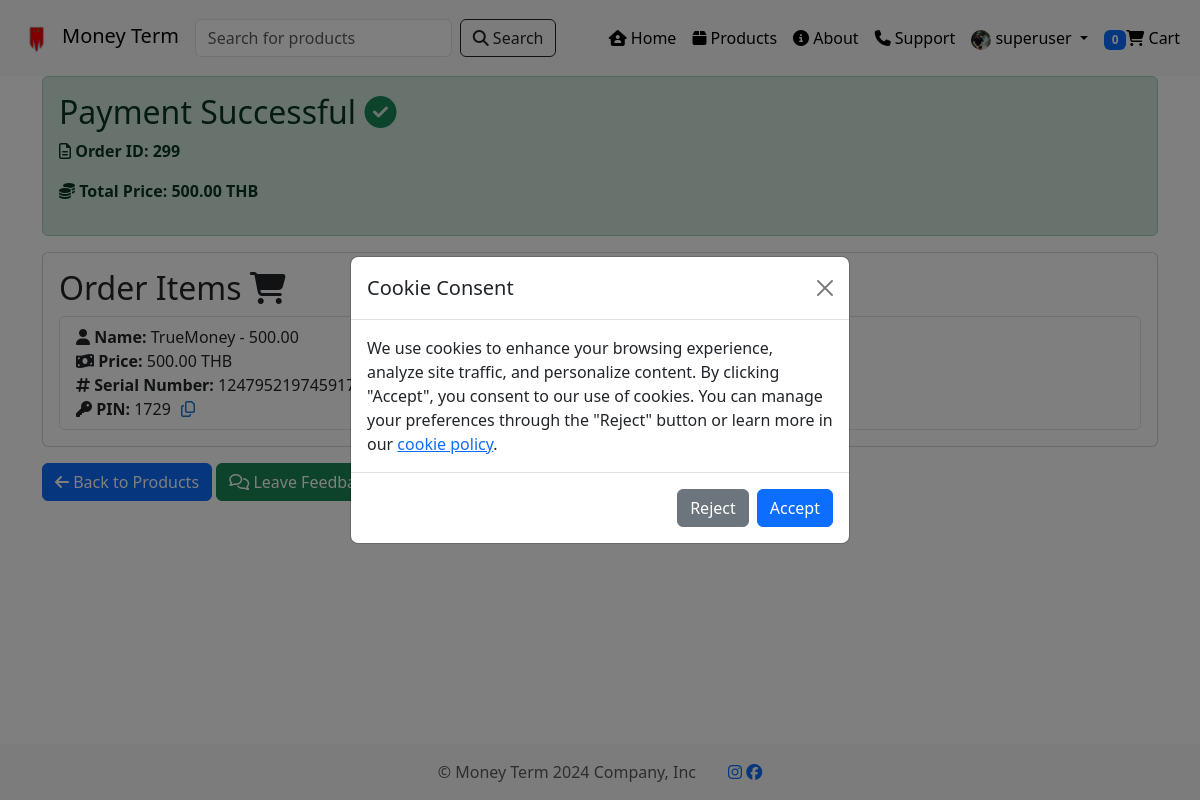
The page /success/ (signed in) on the database its author committed.
### user_app/models.py (models this page shows, shortened)
class Profile(models.Model):
    user = models.OneToOneField(User, on_delete=models.CASCADE, verbose_name='User')
    bio = models.TextField(blank=True, verbose_name='Bio')
    profile_image = models.ImageField(upload_to='profile_images/', blank=True, null=True, verbose_name='Profile Image')
    phone_number = models.CharField(max_length=15, blank=True, null=True, verbose_name='Phone Number')
    date_of_birth = models.DateField(blank=True, null=True, verbose_name='Date of Birth')
    enable_two_factor = models.BooleanField(default=False, verbose_name='Enable Two-factor Authentication')
    receive_notification = models.BooleanField(default=True, verbose_name='Receive Notifications')
    class Meta:
        verbose_name = 'Profile'
        verbose_name_plural = 'Profiles'

### orders_app/models.py (models this page shows, shortened)
class Order(models.Model):
    user = models.ForeignKey(User, on_delete=models.CASCADE, verbose_name="User")
    total_price = models.DecimalField(max_digits=10, decimal_places=2, verbose_name="Total Price")
    order_date = models.DateTimeField(auto_now_add=True, verbose_name="Order Date")
    status = models.CharField(max_length=100, default='Pending', verbose_name="Status")
    class Meta:
        verbose_name = "Order"
        verbose_name_plural = "Orders"

class OrderItem(models.Model):
    order = models.ForeignKey(Order, on_delete=models.CASCADE, verbose_name="Order")
    card = models.ForeignKey(CardPrice, on_delete=models.CASCADE, verbose_name="Related Card")
    amount = models.PositiveIntegerField(default=1, verbose_name="Quantity")
    price = models.DecimalField(max_digits=10, decimal_places=2, verbose_name="Price")
    serial_number = models.CharField(max_length=16, verbose_name="Serial Number", blank=True, null=True)
    pin = models.CharField(max_length=4, verbose_name="PIN", blank=True, null=True)
    class Meta:
        verbose_name = "Order Item"
        verbose_name_plural = "Order Items"

### product_app/models.py (models this page shows, shortened)
class CardPrice(models.Model):
    card_price = models.ForeignKey(CardType, on_delete=models.CASCADE, verbose_name="Card Type", related_name='card_prices')
    price = models.DecimalField(max_digits=7, decimal_places=2, validators=[MinValueValidator(0)], verbose_name="Card Price", default=0.0)
    quantity = models.PositiveIntegerField(default=0, verbose_name="Quantity of Cards")
    def __str__(self):
        return f"{self.card_price.card_name} - {self.price}"
    class Meta:
        verbose_name = "Card Price"
        verbose_name_plural = "Card Prices"

class CardType(models.Model):
    card_name = models.CharField(max_length=255, unique=True, verbose_name="Card Name")
    description = models.TextField(blank=True, null=True, verbose_name="Product Description")
    image = models.ImageField(upload_to="card_images", blank=True, verbose_name="Card Image")
    is_popular = models.BooleanField(default=False, verbose_name="Popular Product")
    class Meta:
        verbose_name = "Card Type"
        verbose_name_plural = "Card Types"

### payments/views.py (the view)
# urls.py: path('success/', SuccessView.as_view(), name='success'),
class SuccessView(TemplateView):
    template_name = 'success.html'
    def get_context_data(self, **kwargs):
        context = super().get_context_data(**kwargs)
        if self.request.user.is_authenticated:
            latest_order = Order.objects.filter(user=self.request.user).order_by('-id').first()
            if latest_order:
                context['latest_order'] = latest_order
                context['latest_order_items'] = OrderItem.objects.filter(order=latest_order)
        else:
            print("User is not authenticated on SuccessView")
            print("Session data:", self.request.session.items())
        return context

### cart_app/context_processors.py (called while the page is built)
def cart_quantity(request):
    total_quantity = 0
    if request.user.is_authenticated:
        try:
            cart = request.user.cart
            total_quantity = cart.items.aggregate(total_quantity=Sum('amount'))['total_quantity'] or 0
        except Cart.DoesNotExist:
            pass
    return {'total_quantity': total_quantity}

### payments/templates/success.html (shortened to what this page needs)
{% extends 'base.html' %}
{% load humanize %}
{% block content %}
<section class="section">
  <div class="container">
    <div class="alert alert-success" role="alert">
      <h2 class="alert-heading">Payment Successful <i class="fas fa-check-circle text-success"></i></h2>
      {% if latest_order %}
      <strong><p><i class="far fa-file-alt"></i> Order ID: {{ latest_order.id }}</p></strong>
      <strong><p><i class="fas fa-coins"></i> Total Price: {{ latest_order.total_price|intcomma }} THB</p></strong>
      {% endif %}
    </div>
    {% if latest_order_items %}
    <div class="card">
      <div class="card-body">
        <h2 class="card-title">Order Items <i class="fas fa-shopping-cart"></i></h2>
        <ul class="list-group">
          {% for item in latest_order_items %}
          <li class="list-group-item">
            <strong><i class="fas fa-user"></i> Name:</strong> {{ item.card }}<br>
            <strong><i class="fas fa-money-bill-wave"></i> Price:</strong> {{ item.price|intcomma }} THB<br>
            <strong><i class="fas fa-hashtag"></i> Serial Number:</strong> <span id="serial_number_{{ item.id }}">{{ item.serial_number }}</span>
            <button class="copy-button" onclick="copyText('serial_number_{{ item.id }}')"></button><br>
            <strong><i class="fas fa-key"></i> PIN:</strong> <span id="pin_{{ item.id }}">{{ item.pin }}</span>
            <button class="copy-button" onclick="copyText('pin_{{ item.id }}')"><i class="far fa-copy"></i></button>
        </li>
          {% endfor %}
        </ul>
      </div>
    </div>
    {% endif %}
    <a href="{% url 'products' %}" class="btn btn-primary mt-3"><i class="fas fa-arrow-left"></i> Back to Products</a>
    {% if latest_order %}
    <a href="{% url 'feedback_form' %}?order_id={{ latest_order.id }}" class="btn btn-success mt-3"><i class="far fa-comments"></i> Leave Feedback</a>
    {% endif %}
  </div>
</section>
{% endblock %}

### product_app/templates/base.html (shortened to what this page needs)
{% load static %}
<!DOCTYPE html>
<html lang="en">
  <head>
    {% block style %}
      <link rel="stylesheet" type="text/css" href="{% static 'css/base/styles.css' %}">
    {% endblock %}
    <link href="https://cdn.jsdelivr.net/npm/bootstrap@5.3.3/dist/css/bootstrap.min.css" rel="stylesheet">
    <link rel="stylesheet" href="https://cdnjs.cloudflare.com/ajax/libs/font-awesome/6.5.2/css/all.min.css">
  </head>
  <body style="min-height: 100vh; display: flex; flex-direction: column;">
  <nav class="navbar navbar-expand-lg bg-light">
    <div class="container-fluid">
      <a class="navbar-brand" href="/">
        <img src="{% static 'images/Logo.webp' %}" alt="Navbar Image" width="50" height="50">Money Term
      </a>
      <form class="d-flex" role="search" action="{% url 'search' %}" method="GET">
        <div style="display: flex;">
          <input class="form-control me-2" type="search" name="q" placeholder="Search for products" aria-label="Search">
          <button class="btn btn-outline-dark d-flex align-items-center" type="submit">
            <i class="fas fa-search me-1"></i>
            Search
          </button>
        </div>
      </form>
      <div class="collapse navbar-collapse" id="navbarNavDropdown">
        <ul class="navbar-nav ms-auto">
          <li class="nav-item">
            <a class="nav-link active" aria-current="page" href="/"><i class="fas fa-house-user"></i> Home</a>
          </li>
          <li class="nav-item">
            <a class="nav-link active" href="/products/"><i class="fas fa-box"></i> Products</a>
          </li>
          <li class="nav-item">
            <a class="nav-link active" href="/about/"><i class="fas fa-info-circle"></i> About</a>
          </li>
          {% if user.is_authenticated %}
            <li class="nav-item">
              <a class="nav-link active" href="/support/"><i class="fas fa-phone"></i> Support</a>
            </li>
          {% endif %}
          <li id="profile-link" class="nav-item dropdown">
            <a class="nav-link active dropdown-toggle" href="#" role="button" data-bs-toggle="dropdown" aria-expanded="false">
              {% if user.is_authenticated %}
                {% if user.profile.profile_image %}
                  <img src="{{ user.profile.profile_image.url }}" alt="Profile Image" class="rounded-circle" width="20" height="20"> {{ request.user.username }}
                {% else %}
                  <i class="fas fa-user"></i> {{ request.user.username }}
                {% endif %}
              {% else %}
                <i class="fas fa-user"></i> Account
              {% endif %}
            </a>
          </li>
          <li class="nav-item">
            {% if user.is_authenticated %}
                <a class="nav-link active" href="{% url 'cart_view' %}">
                  <span class="badge bg-primary">{{ total_quantity }}</span><i class="fas fa-shopping-cart"></i> Cart
                </a>
            {% endif %}
        </li>
        </ul>
      </div>
    </div>
  </nav>
  {% block content %}{% endblock %}
  <footer class="footer mt-auto py-3 bg-light d-flex justify-content-center">
    <div class="container d-flex align-items-center justify-content-center">
        <span class="text-muted me-3">© Money Term 2024 Company, Inc</span>
        <div class="ms-3">
            <a href="#" class="social-icon"><i class="fab fa-instagram"></i></a>
            <a href="https://www.facebook.com/moneyterm.official.page/" target="_blank" class="social-icon"><i class="fab fa-facebook"></i></a>
        </div>
    </div>
  </footer>
<div class="modal fade" id="cookieConsentModal" tabindex="-1" aria-labelledby="cookieConsentModalLabel" aria-hidden="true">
  <div class="modal-dialog modal-dialog-centered">
    <div class="modal-content">
      <div class="modal-header">
        <h5 class="modal-title" id="cookieConsentModalLabel">Cookie Consent</h5>
        <button type="button" class="btn-close" data-bs-dismiss="modal" aria-label="Close"></button>
      </div>
      <div class="modal-body">
        We use cookies to enhance your browsing experience, analyze site traffic, and personalize content. By clicking "Accept", you consent to our use of cookies. You can manage your preferences through the "Reject" button or learn more in our <a href="#">cookie policy</a>.
      </div>
      <div class="modal-footer">
        <button type="button" class="btn btn-secondary" data-bs-dismiss="modal" id="rejectCookies"> Reject</button>
        <button type="button" class="btn btn-primary" id="acceptCookies"> Accept</button>
      </div>
    </div>
  </div>
</div>
</body>
</html>

### payments/templates/success.html (style rules this page uses)
.copy-button { background-color: transparent; border: none; cursor: pointer; display: inline-flex; align-items: center; font-size: 16px; color: #1976d2; }

### rows shown on the page
Order: id "299", total_price "500.00"
OrderItem: card "TrueMoney - 500.00", price "500.00", serial_number "1247952197459174", pin "1729"

### other values the page prints
{{ request.user.username }} "superuser"
{{ total_quantity }} "0"
